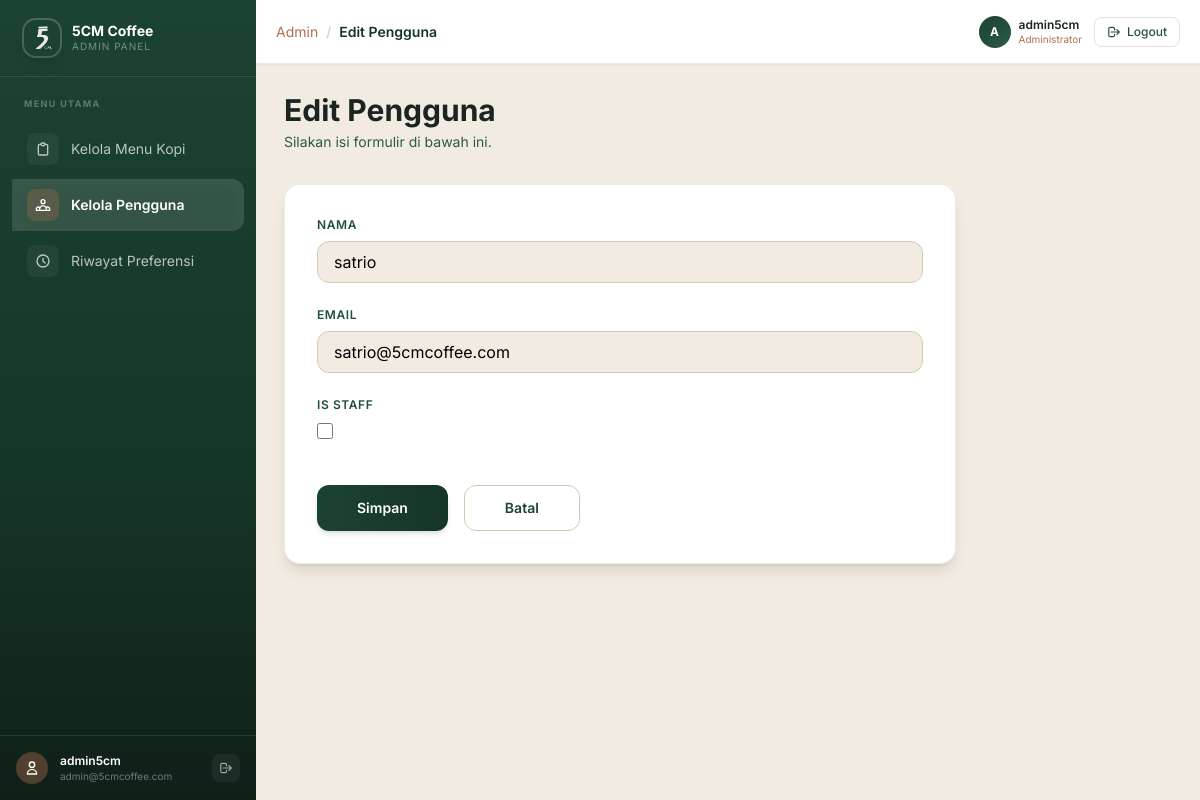
Page /admin-users/edit/2/ (signed in) on the earlier database version.
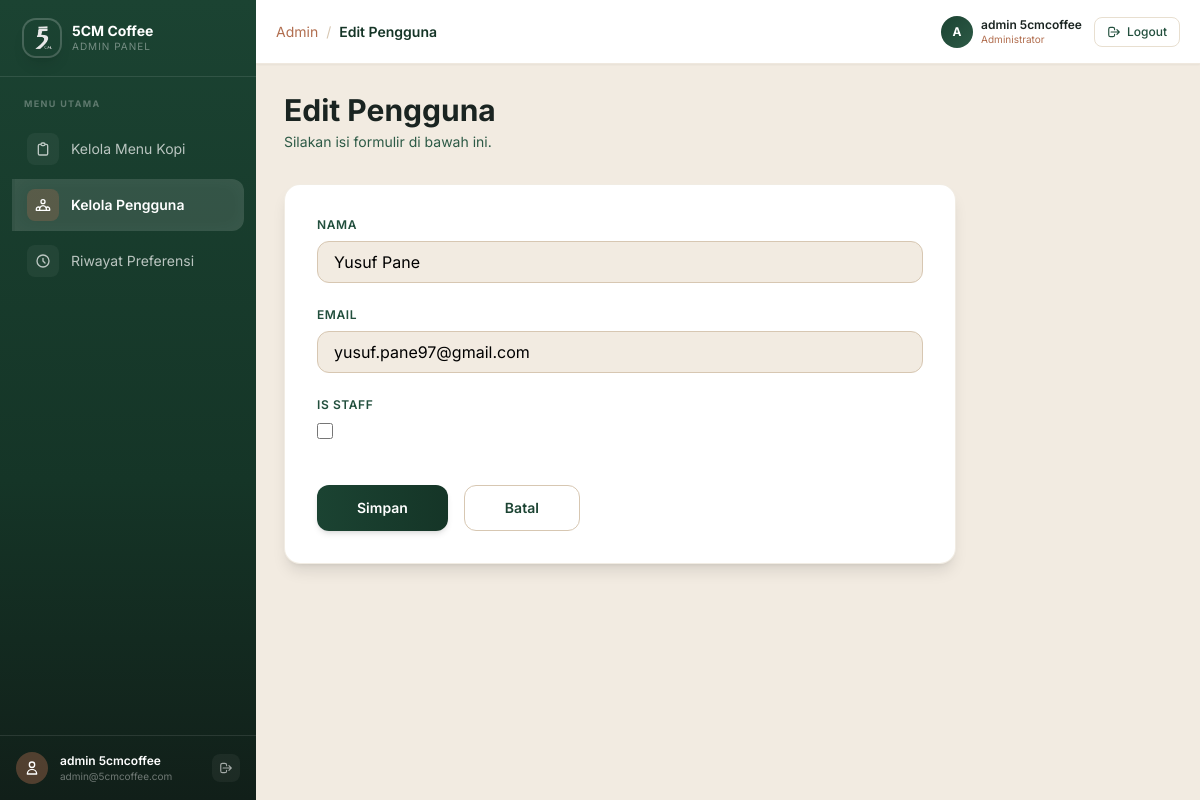
Same page on the later database version.
### recommendation/models.py (models this page shows, shortened)
class User(AbstractBaseUser, PermissionsMixin):
    id_user = models.AutoField(primary_key=True)
    nama = models.CharField(max_length=100)
    email = models.EmailField(max_length=100, unique=True)
    is_active = models.BooleanField(default=True)
    is_staff = models.BooleanField(default=False)
    objects = UserManager()
    USERNAME_FIELD = 'email'
    REQUIRED_FIELDS = ['nama']
    class Meta:
        db_table = 'user'
        verbose_name = 'User'
        verbose_name_plural = 'User'

### recommendation/views.py (the view)
# urls.py: path('admin-users/edit/<int:pk>/', views.admin_user_edit, name='admin_user_edit'),
@login_required
def admin_user_edit(request, pk):
    if not request.user.is_staff:
        return redirect('recommendation:form')
    user = get_object_or_404(User, pk=pk)
    if request.method == 'POST':
        form = UserEditForm(request.POST, instance=user)
        if form.is_valid():
            form.save()
            messages.success(request, 'Pengguna berhasil diperbarui.')
            return redirect('recommendation:admin_users')
    else:
        form = UserEditForm(instance=user)
    return render(request, 'recommendation/admin_user_form.html', {'form': form, 'title': 'Edit Pengguna', 'edit_user': user})

### recommendation/forms.py
class UserEditForm(forms.ModelForm):
    class Meta:
        model = User
        fields = ['nama', 'email', 'is_staff']
        widgets = {
            'nama': forms.TextInput(attrs={'class': 'w-full border border-coffee-200 rounded-xl px-4 py-2 bg-cream-50 focus:ring-2 focus:ring-coffee-300 outline-none'}),
            'email': forms.EmailInput(attrs={'class': 'w-full border border-coffee-200 rounded-xl px-4 py-2 bg-cream-50 focus:ring-2 focus:ring-coffee-300 outline-none'}),
            'is_staff': forms.CheckboxInput(attrs={'class': 'w-4 h-4 text-coffee-600 border-coffee-300 rounded focus:ring-coffee-500'}),
        }

### recommendation/templates/recommendation/admin_user_form.html (shortened to what this page needs)
{% extends 'recommendation/base_admin.html' %}
{% block admin_content %}
<div class="max-w-2xl animate-fade-in">
    <div class="mb-8">
        <h1 class="text-3xl font-bold text-coffee-800 mb-1">{{ title }}</h1>
        <p class="text-coffee-400 text-sm">Silakan isi formulir di bawah ini.</p>
    </div>
    <div class="bg-white rounded-2xl shadow-lg border border-coffee-100/60 p-8">
        <form method="POST">
            <div class="space-y-6">
                {% for field in form %}
                <div>
                    <label class="block text-xs font-semibold text-coffee-500 uppercase tracking-wider mb-2">
                        {{ field.label }}
                    </label>
                    {{ field }}
                </div>
                {% endfor %}
            </div>
            <div class="mt-10 flex gap-4">
                <button type="submit" class="btn-glow bg-gradient-to-r from-coffee-600 to-coffee-700 text-white font-semibold py-3 px-10 rounded-xl text-sm shadow-md">
                    Simpan
                </button>
                <a href="{% url 'recommendation:admin_users' %}" class="border border-coffee-200 text-coffee-600 font-semibold py-3 px-10 rounded-xl text-sm hover:bg-coffee-50 transition-colors">
                    Batal
                </a>
            </div>
        </form>
    </div>
</div>
{% endblock %}

### recommendation/templates/recommendation/base_admin.html (shortened to what the changed rows need)
{% load static %}
<!DOCTYPE html>
<html lang="id">
<head>
    <script src="https://cdn.tailwindcss.com"></script>
</head>
<body class="bg-cream-50 flex h-screen overflow-hidden">
    <aside id="sidebar"
           class="fixed lg:static top-0 left-0 h-full w-64 flex-shrink-0 flex flex-col z-30
                  -translate-x-full lg:translate-x-0"
           style="background: linear-gradient(180deg, #1B4332 0%, #153527 60%, #111F19 100%);">
        <div class="border-t border-white/10 px-4 py-4">
            <div class="flex items-center gap-3">
                <div class="min-w-0 flex-1">
                    <p class="text-white text-xs font-semibold truncate">{{ user.nama }}</p>
                    <p class="text-white/40 text-[10px] truncate">{{ user.email }}</p>
                </div>
            </div>
        </div>
    </aside>
    <div class="flex-1 flex flex-col h-screen overflow-hidden min-w-0">
        <header class="flex-shrink-0 flex items-center gap-4 px-5 py-0 h-16 bg-white border-b border-coffee-100/70 shadow-sm z-10">
            <div class="flex items-center gap-3 flex-shrink-0">
                <div class="hidden sm:flex items-center gap-2">
                    <div class="w-8 h-8 rounded-full flex items-center justify-center text-white text-xs font-bold"
                         style="background: linear-gradient(135deg, #1B4332, #2D5A46);">
                        {{ user.nama|first|upper }}
                    </div>
                    <div class="leading-tight">
                        <p class="text-xs font-semibold text-coffee-800">{{ user.nama }}</p>
                        <p class="text-[10px] text-coffee-300">Administrator</p>
                    </div>
                </div>
            </div>
        </header>
        <main class="flex-1 overflow-y-auto content-scroll p-5 lg:p-7">
            <div class="animate-fade-in">
                {% block admin_content %}{% endblock %}
            </div>
        </main>
    </div>
</body>
</html>

Differences in the rows shown:
changed User "admin@5cmcoffee.com": nama "admin5cm" → "admin 5cmcoffee"
changed User: nama "satrio" → "Yusuf Pane"; email "satrio@5cmcoffee.com" → "yusuf.pane97@gmail.com"
